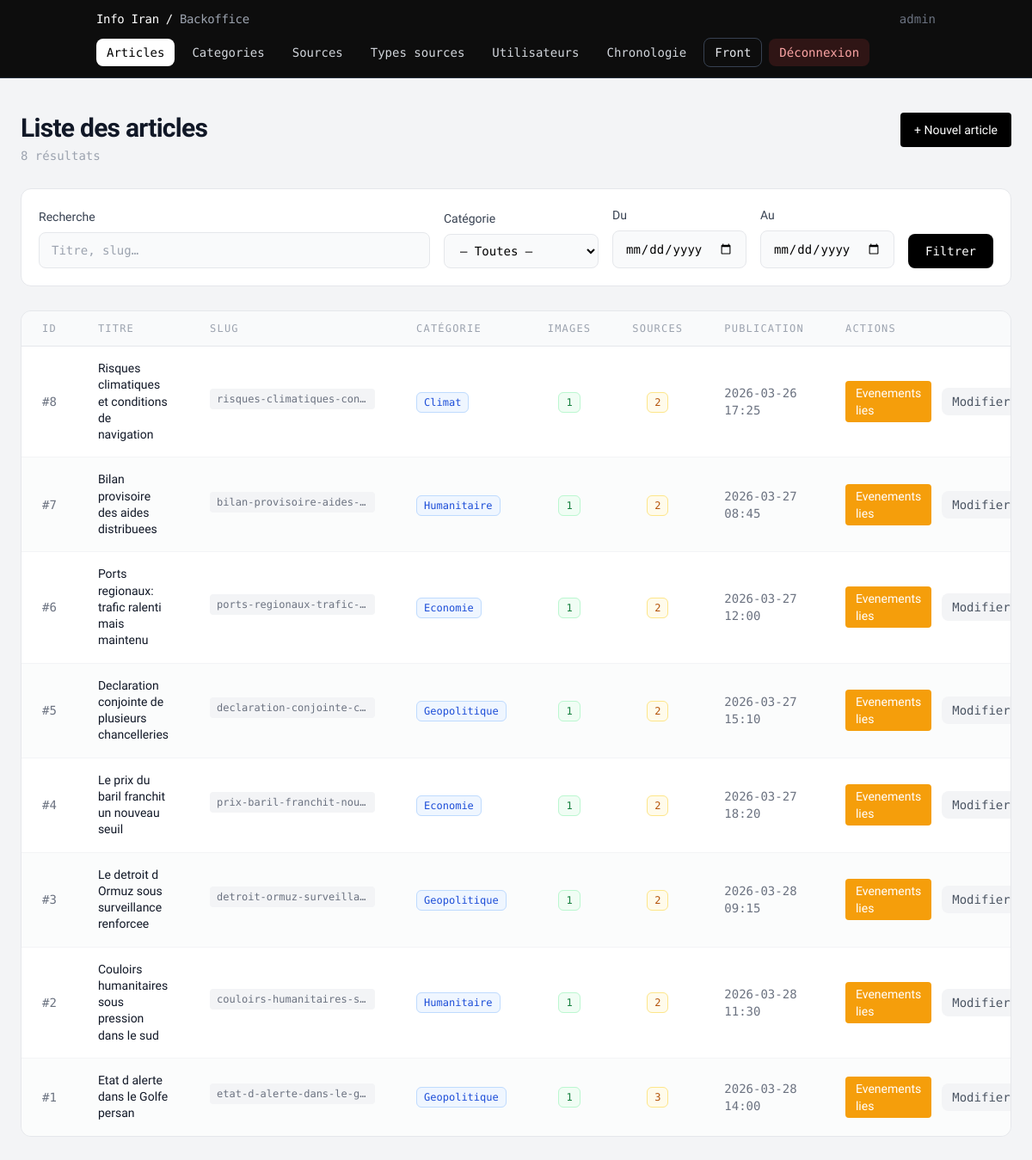
Screenshot of /backoffice (signed in) with the database file from the repository.
### tables this page shows
CREATE TABLE articles (
    id               INT PRIMARY KEY AUTO_INCREMENT,
    titre            VARCHAR(255) NOT NULL,
    slug             VARCHAR(255) UNIQUE NOT NULL,  
    contenu          LONGTEXT NOT NULL,
    date_publication DATETIME DEFAULT CURRENT_TIMESTAMP,
    id_categorie     INT,
    FOREIGN KEY (id_categorie) REFERENCES categories(id) ON DELETE SET NULL
);

CREATE TABLE categories (
    id  INT PRIMARY KEY AUTO_INCREMENT,
    nom VARCHAR(100) NOT NULL,
    description TEXT
);

### models/Database.php (called while the page is built, shortened)
<?php
class Database
{
    private static $instance = null;
    private $pdo;
    private function __construct()
    {
        $host = getenv('DB_HOST') ?: '127.0.0.1';
        $db   = getenv('DB_NAME') ?: 'info_actualite';
        $user = getenv('DB_USER') ?: 'actualite_user';
        $pass = getenv('DB_PASS') ?: 'secret_pw';
        $charset = 'utf8mb4';
        $dsn = "mysql:host={$host};dbname={$db};charset={$charset}";
        $options = [
            PDO::ATTR_ERRMODE => PDO::ERRMODE_EXCEPTION,
            PDO::ATTR_DEFAULT_FETCH_MODE => PDO::FETCH_ASSOC,
            PDO::ATTR_EMULATE_PREPARES => false,
        ];
        $this->pdo = new PDO($dsn, $user, $pass, $options);
    }
    public static function getInstance()
    {
        if (self::$instance === null) {
            self::$instance = new self();
        }
        return self::$instance;
    }
    public function getConnection()
    {
        return $this->pdo;
    }
}

### services/ArticleService.php (called while the page is built, shortened)
<?php
require_once __DIR__ . '/../models/Database.php';
class ArticleService
{
    public function __construct()
    {
        $this->db = Database::getInstance()->getConnection();
    }
}

### services/SourceService.php (called while the page is built, shortened)
<?php
require_once __DIR__ . '/../models/Database.php';
class SourceService
{
    public function __construct()
    {
        $this->db    = Database::getInstance()->getConnection();
    }
}

### services/ImageService.php (called while the page is built, shortened)
<?php
require_once __DIR__ . '/../models/Database.php';
class ImageService
{
    public function __construct()
    {
        $this->db    = Database::getInstance()->getConnection();
    }
}

### controllers/ArticleController.php (called while the page is built, shortened)
<?php
require_once __DIR__ . '/../models/Database.php';
require_once __DIR__ . '/../services/ArticleService.php';
require_once __DIR__ . '/../services/SourceService.php';
require_once __DIR__ . '/../services/ImageService.php';
class ArticleController
{
    private \PDO           $db;
    public function __construct()
    {
        $this->db             = Database::getInstance()->getConnection();
    }
    public function listArticlesPaginated(int $perPage, int $offset, array $filters = []): array
    {
        $where  = [];
        $params = [];
        $wc = $where ? 'WHERE ' . implode(' AND ', $where) : '';
        $stmtC = $this->db->prepare("SELECT COUNT(*) FROM articles a {$wc}");
        $stmtC->execute($params);
        $total = (int) $stmtC->fetchColumn();
        $sql = "
            SELECT a.id, a.titre, a.slug, a.date_publication, a.id_categorie,
                   c.nom AS categorie_nom,
                   (SELECT COUNT(*) FROM articles_images ai  WHERE ai.id_article  = a.id) AS nb_images,
                   (SELECT COUNT(*) FROM article_sources asrc WHERE asrc.id_article = a.id) AS nb_sources
            FROM articles a
            LEFT JOIN categories c ON c.id = a.id_categorie
            {$wc}
            ORDER BY a.id DESC
            LIMIT :lim OFFSET :off
        ";
        $stmt = $this->db->prepare($sql);
        $stmt->bindValue(':lim', $perPage, \PDO::PARAM_INT);
        $stmt->bindValue(':off', $offset,  \PDO::PARAM_INT);
        $stmt->execute();
        return ['total' => $total, 'rows' => $stmt->fetchAll(\PDO::FETCH_ASSOC)];
    }
}

### pages/articles/backoffice_articles.php (the view, shortened to what this page needs)
<?php
require_once __DIR__ . '/../../controllers/ArticleController.php';
require_once __DIR__ . '/partials/backoffice_nav.php';
$controller = new ArticleController();
$perPage   = 10;
$page      = max(1, intval($_GET['page'] ?? 1));
$offset    = ($page - 1) * $perPage;
$filters   = [
    'q'         => trim($_GET['q']         ?? ''),
    'cat'       => intval($_GET['cat']     ?? 0),
    'date_from' => trim($_GET['date_from'] ?? ''),
    'date_to'   => trim($_GET['date_to']   ?? ''),
];
$result     = $controller->listArticlesPaginated($perPage, $offset, $filters);
$articles   = $result['rows'];
$total      = $result['total'];
?>
<!DOCTYPE html>
<html lang="fr">
<head>
</head>
<body class="bg-gray-100 min-h-screen">
<main class="container mx-auto px-6 py-10 max-w-[90rem]">
    <div class="flex items-start justify-between gap-4 mb-7">
        <div>
            <h1 class="text-3xl font-semibold text-gray-900 tracking-tight">Liste des articles</h1>
            <p class="mono text-sm text-gray-400 mt-1">
                <?= $total ?> résultat<?= $total > 1 ? 's' : '' ?>
            </p>
        </div>
        <a href="/backoffice/articles/nouveau" class="flex items-center gap-2 bg-black text-white text-sm font-medium px-4 py-2.5 rounded hover:bg-gray-800 transition-colors whitespace-nowrap">
            + Nouvel article
        </a>
    </div>
    <form method="GET" action="/backoffice/articles" class="flex flex-wrap items-end gap-4 bg-white border border-gray-200 rounded-xl p-5 mb-7">
        <div class="flex-1 min-w-[200px]">
            <label class="block text-sm font-medium text-gray-700 mb-2">Recherche</label>
            <input type="text" name="q" value="<?= htmlspecialchars($filters['q']) ?>" placeholder="Titre, slug…"
                   class="w-full mono text-sm px-3.5 py-2.5 border border-gray-200 rounded-lg bg-gray-50 focus:bg-white focus:border-gray-400 focus:outline-none transition-colors">
        </div>
        <div class="min-w-[180px]">
            <label class="block text-sm font-medium text-gray-700 mb-2">Catégorie</label>
            <select name="cat" class="w-full mono text-sm px-3.5 py-2.5 border border-gray-200 rounded-lg bg-gray-50 focus:bg-white focus:border-gray-400 focus:outline-none transition-colors">
                <option value="0">— Toutes —</option>
            </select>
        </div>
        <div class="min-w-[150px]">
            <label class="block text-sm font-medium text-gray-700 mb-2">Du</label>
            <input type="date" name="date_from" value="<?= htmlspecialchars($filters['date_from']) ?>"
                   class="w-full mono text-sm px-3.5 py-2.5 border border-gray-200 rounded-lg bg-gray-50 focus:bg-white focus:border-gray-400 focus:outline-none transition-colors">
        </div>
        <div class="min-w-[150px]">
            <label class="block text-sm font-medium text-gray-700 mb-2">Au</label>
            <input type="date" name="date_to" value="<?= htmlspecialchars($filters['date_to']) ?>"
                   class="w-full mono text-sm px-3.5 py-2.5 border border-gray-200 rounded-lg bg-gray-50 focus:bg-white focus:border-gray-400 focus:outline-none transition-colors">
        </div>
        <div class="flex items-center gap-2">
            <button type="submit" class="mono text-sm font-medium bg-black text-white px-5 py-2.5 rounded-lg hover:bg-gray-800 transition-colors">Filtrer</button>
        </div>
    </form>
    <div class="bg-white border border-gray-200 rounded-xl overflow-x-auto">
        <?php if (empty($articles)): ?>
            <div class="px-6 py-20 text-center mono text-base text-gray-400">Aucun article trouvé.</div>
        <?php else: ?>
            <table class="w-full text-left border-collapse">
                <thead>
                    <tr class="bg-gray-50 border-b border-gray-200 mono text-xs text-gray-400 uppercase tracking-widest">
                        <th class="px-6 py-3 font-normal">ID</th>
                        <th class="px-6 py-3 font-normal">Titre</th>
                        <th class="px-6 py-3 font-normal">Slug</th>
                        <th class="px-6 py-3 font-normal">Catégorie</th>
                        <th class="px-6 py-3 font-normal text-center">Images</th>
                        <th class="px-6 py-3 font-normal text-center">Sources</th>
                        <th class="px-6 py-3 font-normal">Publication</th>
                        <th class="px-6 py-3 font-normal">Actions</th>
                    </tr>
                </thead>
                <tbody class="divide-y divide-gray-100">
                    <?php foreach ($articles as $i => $a):
                        $id    = (int)$a['id'];
                        $titre = htmlspecialchars(strip_tags($a['titre'] ?? ''));
                        $slug  = htmlspecialchars($a['slug'] ?? '');
                        $date  = htmlspecialchars(substr($a['date_publication'] ?? '', 0, 16));
                        $cat   = htmlspecialchars($a['categorie_nom'] ?? '—');
                    ?>
                    <tr class="hover:bg-blue-50/30 transition-colors <?= $i % 2 === 1 ? 'bg-gray-50/60' : 'bg-white' ?>">
                        <td class="px-6 py-4 mono text-sm text-gray-500">#<?= $id ?></td>
                        <td class="px-6 py-4 text-sm font-medium text-gray-900 leading-snug"><?= mb_strimwidth($titre, 0, 65, '…') ?></td>
                        <td class="px-6 py-4">
                            <span class="mono text-xs text-gray-500 bg-gray-100 px-2 py-1 rounded max-w-[12rem] inline-block truncate" title="<?= $slug ?>">
                                <?= $slug ?>
                            </span>
                        </td>
                        <td class="px-6 py-4">
                            <?php if ($a['categorie_nom']): ?>
                                <span class="mono text-xs bg-blue-50 border border-blue-200 text-blue-700 px-2 py-1 rounded-md"><?= $cat ?></span>
                            <?php else: ?>
                                <span class="mono text-xs text-gray-400">—</span>
                            <?php endif; ?>
                        </td>
                        <td class="px-6 py-4 text-center">
                            <span class="mono text-xs px-2 py-1 rounded-md <?= (int)$a['nb_images'] > 0 ? 'bg-green-50 border border-green-200 text-green-700' : 'bg-gray-50 border border-gray-200 text-gray-400' ?>">
                                <?= (int)$a['nb_images'] ?>
                            </span>
                        </td>
                        <td class="px-6 py-4 text-center">
                            <span class="mono text-xs px-2 py-1 rounded-md <?= (int)$a['nb_sources'] > 0 ? 'bg-amber-50 border border-amber-200 text-amber-700' : 'bg-gray-50 border border-gray-200 text-gray-400' ?>">
                                <?= (int)$a['nb_sources'] ?>
                            </span>
                        </td>
                        <td class="px-6 py-4 mono text-sm text-gray-500"><?= $date ?></td>
                        <td class="px-6 py-4">
                            <div class="flex items-center gap-3">
                                <a href="/backoffice/chronologie/article-<?= $id ?>" class="bg-amber-500 text-white px-3 py-1 rounded text-sm hover:bg-amber-600">Evenements lies</a>
                                <a href="/backoffice/articles/edit-<?= $id ?>" class="mono text-sm text-gray-600 bg-gray-100 hover:bg-gray-200 px-3 py-1.5 rounded-lg transition-colors">Modifier</a>
                            </div>
                        </td>
                    </tr>
                    <?php endforeach; ?>
                </tbody>
            </table>
        <?php endif; ?>
    </div>
</main>
</body>
</html>

### rows the page displays
articles: id "8", titre "Risques climatiques et conditions de navigation", slug "risques-climatiques-con…", id_categorie.nom "Climat", nb_images "1", nb_sources "2", date_publication "2026-03-26 17:25"
articles: id "7", titre "Bilan provisoire des aides distribuees", slug "bilan-provisoire-aides-…", id_categorie.nom "Humanitaire", nb_images "1", nb_sources "2", date_publication "2026-03-27 08:45"
articles: id "6", titre "Ports regionaux: trafic ralenti mais maintenu", slug "ports-regionaux-trafic-…", id_categorie.nom "Economie", nb_images "1", nb_sources "2", date_publication "2026-03-27 12:00"
articles: id "5", titre "Declaration conjointe de plusieurs chancelleries", slug "declaration-conjointe-c…", id_categorie.nom "Geopolitique", nb_images "1", nb_sources "2", date_publication "2026-03-27 15:10"
articles: id "4", titre "Le prix du baril franchit un nouveau seuil", slug "prix-baril-franchit-nou…", id_categorie.nom "Economie", nb_images "1", nb_sources "2", date_publication "2026-03-27 18:20"
articles: id "3", titre "Le detroit d Ormuz sous surveillance renforcee", slug "detroit-ormuz-surveilla…", id_categorie.nom "Geopolitique", nb_images "1", nb_sources "2", date_publication "2026-03-28 09:15"
articles: id "2", titre "Couloirs humanitaires sous pression dans le sud", slug "couloirs-humanitaires-s…", id_categorie.nom "Humanitaire", nb_images "1", nb_sources "2", date_publication "2026-03-28 11:30"
articles: id "1", titre "Etat d alerte dans le Golfe persan", slug "etat-d-alerte-dans-le-g…", id_categorie.nom "Geopolitique", nb_images "1", nb_sources "3", date_publication "2026-03-28 14:00"

### other values shown
$username "admin"
$link['label'] "Articles"
$link['label'] "Categories"
$link['label'] "Sources"
$link['label'] "Types sources"
$link['label'] "Utilisateurs"
$link['label'] "Chronologie"
$total "8"
